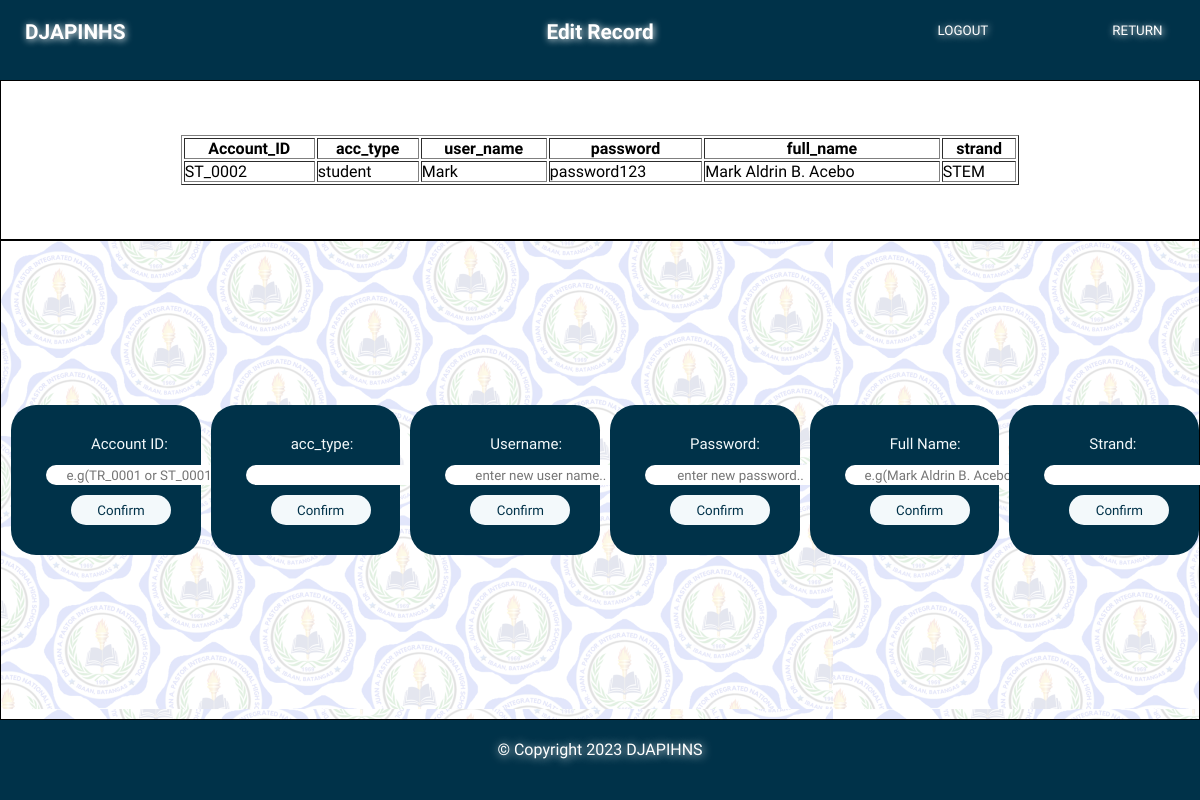
/EditAccountRecords.php?id=ST_0002, run on the app's committed database.
### tables this page shows
CREATE TABLE `user_accounts` (
  `Account_ID` varchar(7) NOT NULL,
  `acc_type` varchar(7) NOT NULL DEFAULT 'student',
  `user_name` varchar(50) NOT NULL,
  `password` varchar(50) NOT NULL,
  `full_name` varchar(100) NOT NULL,
  `strand` varchar(10) NOT NULL DEFAULT 'FACULTY'
);

### EditAccountRecords.php (the view, shortened to what this page needs)
<?php
    include("scripts/functions.php");
    $ID = $_GET["id"];
?>
<!DOCTYPE html>
<html lang="en">
<head>
    <link rel="stylesheet" href="css/Editaccount.css">
    <link rel="stylesheet" href="css/index.css">
</head>
<body>
    <header>
        <nav class="NavBar">
            <h2>Edit Record</h2>
         <h2 class="djaphins">DJAPINHS</h2>
            <ul>
                <li>
                    <form action="EditAccountRecords.php?id=<?php echo $ID;?>" method="post">
                        <button type="submit" name="logout" class="log">LOGOUT</button>
                        <button type="submit" name="adminmenu" class="menu">RETURN</button>
                    </form>
                <li>
            </ul>
        </nav>
    </header>
    <main class="RecordEditFormContainer">
        <?php
                $getDataSQL = mysqli_query($connection, "SELECT * FROM user_accounts WHERE Account_ID = '$ID'");
                $data = mysqli_fetch_row($getDataSQL);
        ?>
            <form action="EditAccountRecords.php?id=<?php echo $ID;?>" method="post" autocomplete="off">
                <label class="parameter">Account ID:</label>
                <input type="text" name="newData" placeholder="e.g(TR_0001 or ST_0001)" class="inputval">
                <button type="submit" name="changeID" value="Account_ID" class="cn">Confirm</button> <br>
            </form>
            <form action="EditAccountRecords.php?id=<?php echo $ID;?>" method="post">
                <label class="parameter">acc_type:</label>
                <input list="accountType" name="newData" class="inputval" autocomplete="off">
                <button type="submit" name="confirm" value="acc_type" class="cn">Confirm</button> <br>
            </form>
            <form action="EditAccountRecords.php?id=<?php echo $ID;?>" method="post" autocomplete="username">
                <label class="parameter">Username:</label>
                <input type="text" name="newData" placeholder="enter new user name.." class="inputval">
                <button type="submit" name="confirm" value="user_name" class="cn">Confirm</button> <br>
            </form>
            <form action="EditAccountRecords.php?id=<?php echo $ID;?>" method="post" autocomplete="new-password">
                <label class="parameter">Password:</label>
                <input type="text" name="newData" placeholder="enter new password.." class="inputval">
                <button type="submit" name="confirm" value="password" class="cn">Confirm</button> <br>
            </form>
            <form action="EditAccountRecords.php?id=<?php echo $ID;?>" method="post" autocomplete="off">
                <label class="parameter">Full Name:</label>
                <input type="text" name="newData" placeholder="e.g(Mark Aldrin B. Acebo)" class="inputval">
                <button type="submit" name="confirm" value="full_name" class="cn">Confirm</button> <br>
            </form>
            <form action="EditAccountRecords.php?id=<?php echo $ID;?>" method="post" autocomplete="off">
                <label class="parameter">Strand:</label>
                <input list="STRAND" name="newData" class="inputval">
                <button type="submit" name="confirm" value="strand" class="cn">Confirm</button> <br>
            </form>
    </main>
    <section class="individualGradesCont">
        <table border="1px">
            <tr>
                <?php
                    $getHeadersSQL = mysqli_query($connection, "SHOW COLUMNS FROM user_accounts");
                    while($header = mysqli_fetch_row($getHeadersSQL)){
                ?>
                    <th><?php echo $header[0];?></th>
                <?php
                    }
                ?>
            </tr>
            <tr>
                <?php
                    for($i = 0; $i <= (mysqli_num_fields($getDataSQL)-1); $i++){
                ?>
                    <td><?php echo $data[$i];?></td>
                <?php
                    }
                ?>
            </tr>
        </table>
    </section>
    <footer>
    <p>© Copyright 2023 DJAPIHNS</p>
    </footer>
</body>
</html>

### css/Editaccount.css (style rules this page uses)
* { margin: 0; padding: 0; box-sizing: border-box; text-decoration: none; font-family: 'Gabarito', sans-serif; }
@media screen and (min-width:1024px) { body { min-height: 100vh; max-width: 100vw; } }
@media screen and (min-width:1024px) { .NavBar .log { position: relative; left: 30px; bottom: 20px; transition: .4s; border: none; background: none; color: #ffffff; text-shadow: 1px 1px 7px #ffffff; } }
@media screen and (min-width:1024px) { .NavBar .menu { position: relative; bottom: 20px; left: 150px; transition: .4s; border: none; background: none; color: #ffffff; text-shadow: 1px 1px 7px #ffffff; } }
@media screen and (min-width:1024px) { .RecordEditFormContainer { background: url(../assets/images/logoorigtintwhite.png); display: flex; position: fixed; top: 30vh; height: 60vh; width: 100vw; z-index: 0; justify-content: center; align-items: center; overflow-x: scroll; border: 1px solid black; } }
@media screen and (min-width:1024px) { .RecordEditFormContainer form { position: relative; height: 150px; width: 20%; margin-left: 10px; border-radius: 25px; background-color: #003249; } }
@media screen and (min-width:1024px) { .RecordEditFormContainer .parameter { position: fixed; margin-left: 80px; margin-top: 30px; font-size: 15px; color: #F3F9FB; } }
@media screen and (min-width:1024px) { .RecordEditFormContainer .inputval { position: fixed; margin-left: 35px; margin-top: 60px; border-radius: 25px; height: 20px; border: none; } }
@media screen and (min-width:1024px) { .RecordEditFormContainer .inputval::placeholder { text-align: center; } }
@media screen and (min-width:1024px) { .RecordEditFormContainer input { text-align: center; } }
@media screen and (min-width:1024px) { .RecordEditFormContainer .cn { position: fixed; margin-left: 60px; margin-top: 90px; border-radius: 20px; height: 30px; width: 100px; border: none; background-color:#F3F9FB; color: #003249; } }
@media screen and (min-width:1024px) { .individualGradesCont { display: flex; justify-content: center; align-items: center; height: 20vh; width: 100vw; position: fixed; top: 10vh; z-index: 0; overflow-x: scroll; border: 1px solid black; } }
@media screen and (min-width:1024px) { .individualGradesCont table { width: 70%; } }

### css/index.css (style rules this page uses)
* { margin: 0; padding: 0; box-sizing: border-box; text-decoration: none; font-family: 'Gabarito', sans-serif; }
body { min-height: 100vh; max-width: 100vw; }
.NavBar { position: fixed; top: 0; left: 0; height: 10vh; width: 100%; object-fit: cover; background-color: #003249; }
.NavBar h2 { font-size: 130%; margin-top: 20px; text-align: center; color: #ffffff; text-shadow: 1px 1px 7px #ffffff; }
header .NavBar ul { position: absolute; right: 0%; top: 0; margin-right: 25px; margin-top: 25px; }
.NavBar ul li { display: inline-block; text-align: center; width: 140px; height: 30px; margin-left: 5px; }
.NavBar .djaphins { position: absolute; left: 0; top: 0; margin-left: 25px; margin-bottom: 10px; }
footer { position: fixed; bottom: 0; left: 0; height: 10vh; width: 100vw; text-align: center; background-color: #003249; }
footer p { margin-top: 20px; color: #ffffff; text-shadow: 1px 1px 10px #ffffff; }

### data on the page
user_accounts: Account_ID "ST_0002", acc_type "student", user_name "Mark", password "password123", full_name "Mark Aldrin B. Acebo", strand "STEM"

### other printed values
$header[0] "Account_ID"
$header[0] "acc_type"
$header[0] "user_name"
$header[0] "password"
$header[0] "full_name"
$header[0] "strand"
